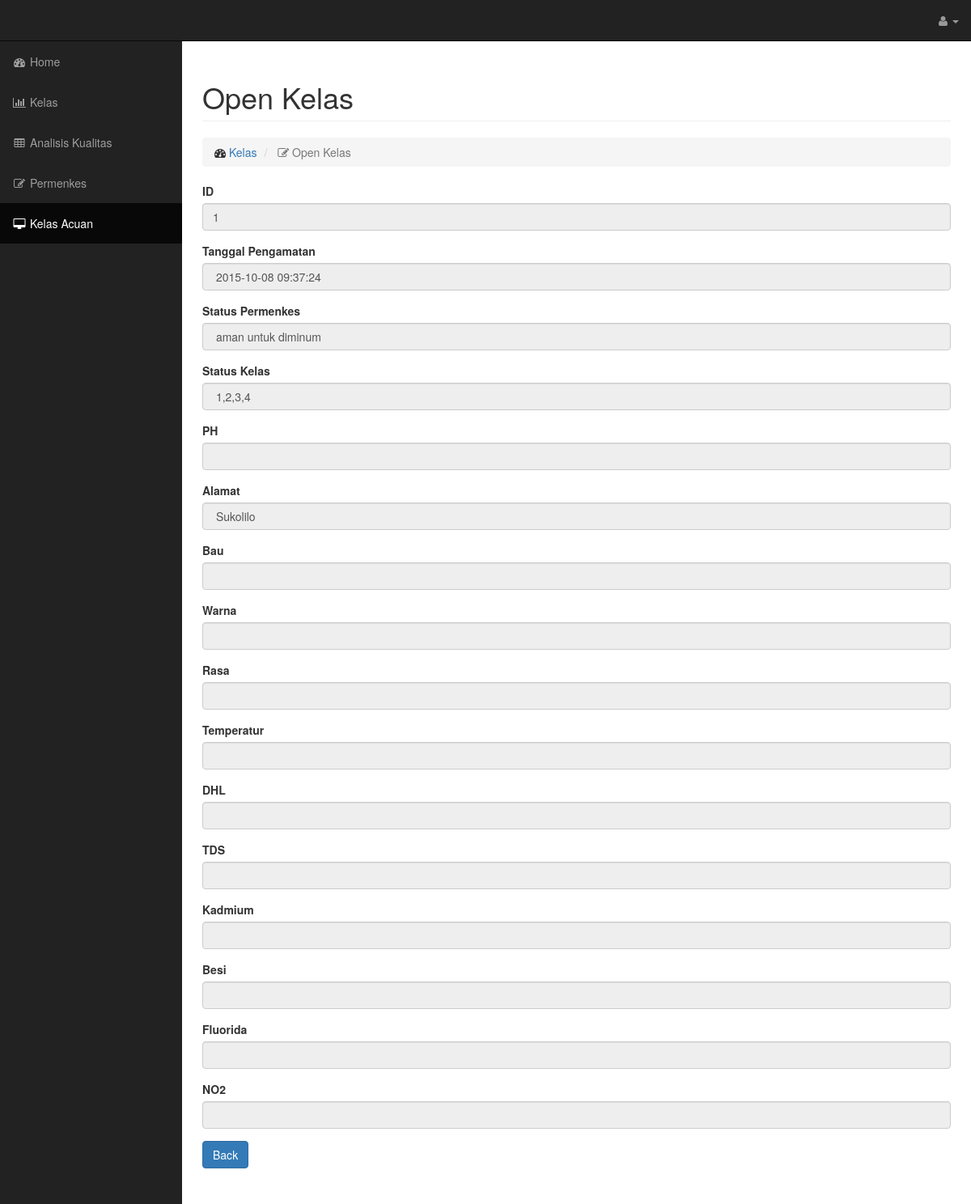
The app's page /openanalisis.php?id=1 with its own data.
### tables this page shows
CREATE TABLE IF NOT EXISTS `analisis_kualitas` (
  `id_analisis` int(6) unsigned NOT NULL AUTO_INCREMENT,
  `tanggal_pengamatan` timestamp NOT NULL DEFAULT CURRENT_TIMESTAMP ON UPDATE CURRENT_TIMESTAMP,
  `status_permenkes` varchar(100) DEFAULT NULL,
  `id` int(6) DEFAULT NULL,
  `status_kelas` varchar(50) DEFAULT NULL,
  `temperatur` float DEFAULT NULL,
  `ph` float DEFAULT NULL,
  `tds` float DEFAULT NULL,
  `cadmium` float DEFAULT NULL,
  `dhl` float DEFAULT NULL,
  `bau` varchar(30) DEFAULT NULL,
  `warna` float DEFAULT NULL,
  `rasa` varchar(30) DEFAULT NULL,
  `besi` float DEFAULT NULL,
  `no2` float DEFAULT NULL,
  `fluor` float DEFAULT NULL,
  PRIMARY KEY (`id_analisis`),
  KEY `id` (`id`)
);

CREATE TABLE IF NOT EXISTS `lokasi` (
  `id` int(6) unsigned NOT NULL AUTO_INCREMENT,
  `latitude` float DEFAULT NULL,
  `longitude` float DEFAULT NULL,
  `alamat` varchar(100) DEFAULT NULL,
  `nama` varchar(30) DEFAULT NULL,
  `status` varchar(30) DEFAULT NULL,
  PRIMARY KEY (`id`)
);

### openanalisis.php (the view, shortened to what this page needs)
<?php require ('qs_connection.php');
$idr=$_GET["id"];
?>
<html xmlns="http://www.w3.org/1999/xhtml" >
<!DOCTYPE html>
<html lang="en">
<head>
    <link href="css/bootstrap.min.css" rel="stylesheet">
    <link href="css/sb-Admin.css" rel="stylesheet">
    <link href="css/plugins/morris.css" rel="stylesheet">
    <link href="font-awesome/css/font-awesome.min.css" rel="stylesheet" type="text/css">
</head>
<body>
    <div id="wrapper">
        <nav class="navbar navbar-inverse navbar-fixed-top" role="navigation">
            <ul class="nav navbar-right top-nav">
                <li class="dropdown">
                    <a href="#" class="dropdown-toggle" data-toggle="dropdown"><i class="fa fa-user"></i> <?php echo @$_SESSION["user"]; ?> <b class="caret"></b></a>
                </li>
            </ul>
            <div class="collapse navbar-collapse navbar-ex1-collapse">
                <ul class="nav navbar-nav side-nav">
                    <li >
                        <a href="home.php"><i class="fa fa-fw fa-dashboard"></i> Home</a>
                    </li>
                    <li>
                        <a href="Kelas.php"><i class="fa fa-fw fa-bar-chart-o"></i> Kelas</a>
                    </li>
                    <li>
                        <a href="analisis_kualitas.php"><i class="fa fa-fw fa-table"></i> Analisis Kualitas</a>
                    </li>
                    <li>
                        <a href="permenkes.php"><i class="fa fa-fw fa-edit"></i> Permenkes</a>
                    </li>
                    <li    class="active">
                        <a href="analisis_kualitas.php"><i class="fa fa-fw fa-desktop"></i> Kelas Acuan</a>
                    </li>
                </ul>
            </div>
        </nav>
        <div id="page-wrapper">
            <div class="container-fluid">
                <div class="row">
                    <div class="col-lg-12">
                        <h1 class="page-header">
                            Open Kelas
                        </h1>
                        <ol class="breadcrumb">
                            <li>
                                <i class="fa fa-dashboard"></i>  <a href="index.html">Kelas</a>
                            </li>
                            <li class="active">
                                <i class="fa fa-edit"></i> Open Kelas
                            </li>
                        </ol>
                    </div>
                </div>
				<?php
					$resultx = mysql_query("SELECT * FROM analisis_kualitas a, lokasi l WHERE a.id=l.id AND id_analisis = '$idr' ");
						$row = mysql_fetch_array($resultx);
											$nama = $row['tanggal_pengamatan'];
											$isi = $row['status_permenkes'];
											$statuskelas = $row['status_kelas'];
											$alamat = $row['alamat'];
											$bau = $row['bau'];
											$warna = $row['warna'];
											$rasa = $row['rasa'];
											$temperatur = $row['temperatur'];
											$dhl = $row['dhl'];
											$ph = $row['ph'];
											$tds = $row['tds'];
											$cadmium = $row['cadmium'];
											$besi = $row['besi'];
											$fluorida = $row['fluorida'];
											$no2= $row['no2'];
				?>
                <div class="row">
                    <div class="col-lg-12">
                        <form action="openanalisis.php" method="post">
							<div class="form-group">
                                    <label for="disabledSelect">ID</label>
                                    <input class="form-control" type="text" value="<?php echo $_GET["id"];?>" name="id" readonly="readonly">
                             </div>
							 <div class="form-group">
                                <label>Tanggal Pengamatan</label>
                                <input class="form-control" value=" <?php echo $nama; ;?>" name="tanggal" readonly="readonly"s>
                            </div>
							 <div class="form-group">
                                <label>Status Permenkes</label>
                                <input class="form-control" value=" <?php echo $isi; ;?>" name="statuspermenkes" readonly="readonly">
                            </div>
                            <div class="form-group">
                                <label>Status Kelas</label>
                                <input class="form-control" value=" <?php echo $statuskelas; ;?>" name="statuskelas" readonly="readonly">
                            </div>
							<div class="form-group">
                                <label>PH</label>
                                <input class="form-control" value=" <?php echo $ph; ;?>" name="ph" readonly="readonly">
                            </div>
							<div class="form-group">
                                <label>Alamat</label>
                                <input class="form-control" value=" <?php echo $alamat; ;?>" name="alamat" readonly="readonly">
                            </div>
							<div class="form-group">
                                <label>Bau</label>
                                <input class="form-control" value=" <?php echo $bau; ;?>" name="bau" readonly="readonly">
                            </div>
							<div class="form-group">
                                <label>Warna</label>
                                <input class="form-control" value=" <?php echo $warna; ;?>" name="warna" readonly="readonly">
                            </div>
							<div class="form-group">
                                <label>Rasa</label>
                                <input class="form-control" value=" <?php echo $rasa; ;?>" name="rasa" readonly="readonly">
                            </div>
							<div class="form-group">
                                <label>Temperatur</label>
                                <input class="form-control" value=" <?php echo $temperatur; ;?>" name="temperatur" readonly="readonly">
                            </div>
							<div class="form-group">
                                <label>DHL</label>
                                <input class="form-control" value=" <?php echo $dhl; ;?>" name="dhl" readonly="readonly">
                            </div>
							<div class="form-group">
                                <label>TDS</label>
                                <input class="form-control" value=" <?php echo $tds; ;?>" name="tds" readonly="readonly">
                            </div>
							<div class="form-group">
                                <label>Kadmium</label>
                                <input class="form-control" value=" <?php echo $cadmium; ;?>" name="cadmium" readonly="readonly">
                            </div>
							<div class="form-group">
                                <label>Besi</label>
                                <input class="form-control" value=" <?php echo $besi; ;?>" name="besi" readonly="readonly">
                            </div>
							<div class="form-group">
                                <label>Fluorida</label>
                                <input class="form-control" value=" <?php echo $fluorida; ;?>" name="fluorida" readonly="readonly">
                            </div>
							<div class="form-group">
                                <label>NO2</label>
                                <input class="form-control" value=" <?php echo $no2; ;?>" name="no2" readonly="readonly">
                            </div>
                            <a href="analisis_kualitas.php" class="btn btn-primary" role="button">Back</a><br><br>
                        </form>
                    </div>
                </div>
            </div>
        </div>
    </div>
</body>
</html>

### css/sb-admin.css (style rules this page uses)
body { margin-top: 100px; background-color: #222; }
@media (min-width:768px) { body { margin-top: 50px; } }
#wrapper { padding-left: 0; }
#page-wrapper { width: 100%; padding: 0; background-color: #fff; }
@media (min-width:768px) { #wrapper { padding-left: 225px; } }
@media (min-width:768px) { #page-wrapper { padding: 10px; } }
.top-nav { padding: 0 15px; }
.top-nav>li { display: inline-block; float: left; }
.top-nav>li>a { padding-top: 15px; padding-bottom: 15px; line-height: 20px; color: #999; }
@media (min-width:768px) { .side-nav { position: fixed; top: 51px; left: 225px; width: 225px; margin-left: -225px; border: none; border-radius: 0; overflow-y: auto; background-color: #222; bottom: 0; overflow-x: hidden; padding-bottom: 40px; } }
@media (min-width:768px) { .side-nav>li>a { width: 225px; } }

### records on screen
analisis_kualitas: tanggal "2015-10-08 09:37:24", statuspermenkes "aman untuk diminum", statuskelas "1,2,3,4", alamat "Sukolilo"
